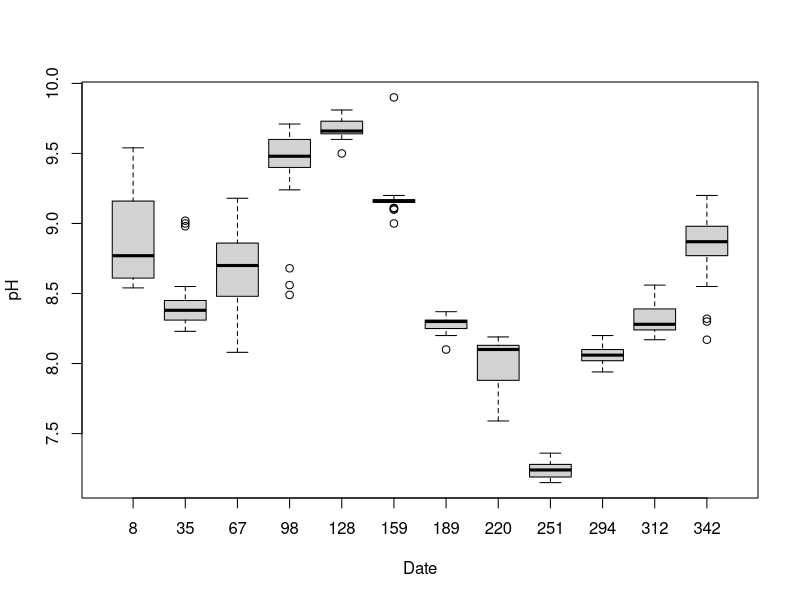
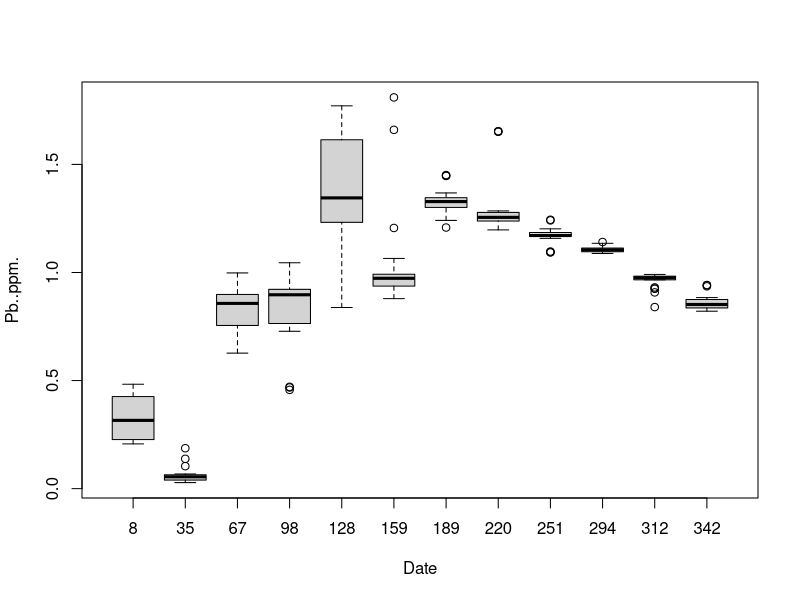
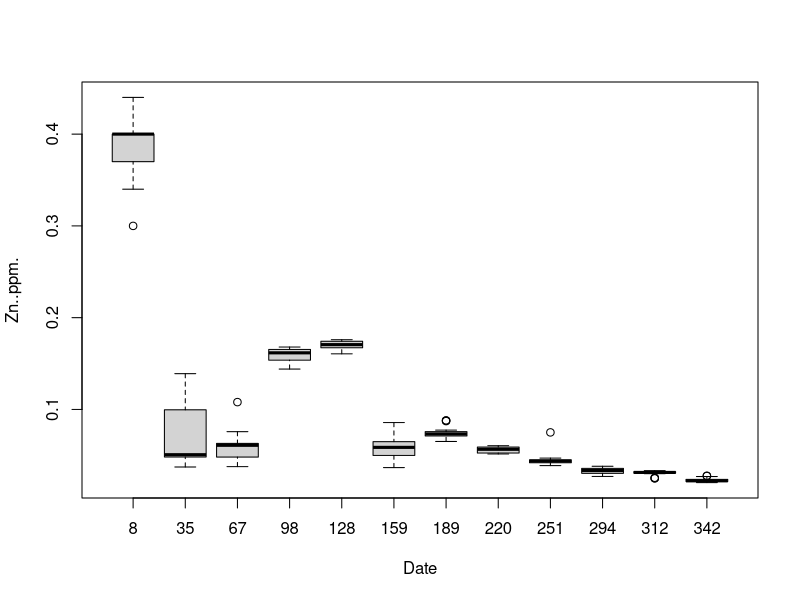
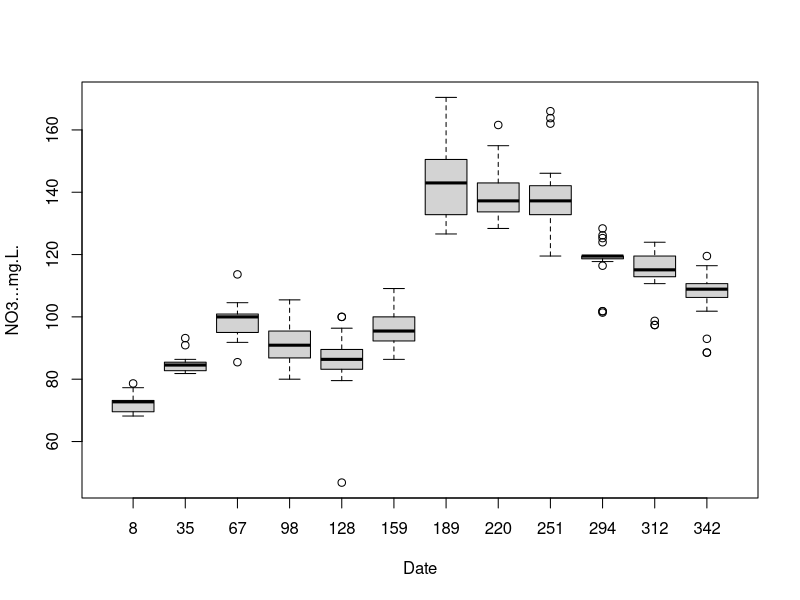

Recreate these plots in R, in order. (Note: this script raises an error after producing the figures.)
## ---- chunk 1
X<-read.table("PhysicochimieJanvDec2017aVerifier.csv", header = TRUE, sep = ";")
Y<-read.table("PhysicochimieJanvDec2017.csv", header = TRUE, sep = ";")
## ---- chunk 2
for (i in 3:6)
{
boxplot(X[,i]~X$Date, xlab= "Date", asp= 1.5, ylab= variable.names(X)[i])
}
## ---- chunk 3
library(plotrix)

X$rep<-paste(as.factor(X$Site), as.factor(X$Date))
# I create a variable to work on the repetition of measurements

# I create also the new database Z to have means and standard error according to spot and date
Site<-rep(1:7, each = 12)
Date<-rep(c(128,159,189,220,251,294,312,342,35,67,8,98), 7)
Z<-cbind(Site,Date)
CN<-colnames(Z)

for (i in 3:6)
{
M<-tapply(X[,i], X$rep, mean, na.rm=TRUE)
S<-tapply(X[,i], X$rep, std.error, na.rm=TRUE)
Z<-cbind(Z, M, S)
CN<-c(CN, paste(variable.names(X)[i],"Mean"),paste(variable.names(X)[i],"Se"))
}

colnames(Z)<-CN

write.table(Z, row.names=FALSE, "Physicochimical.txt", sep=";")
# Exporte table to work on it later
## ---- chunk 4
library(lattice)
Z<-read.table("Physicochimical.txt", header = TRUE, sep = ";")

for (i in c(4,6,8,10))
{
p<-xyplot(Z[,i] ~ Z$Date, groups=Z$Site, ylab= variable.names(Z)[i], xlab="Date", auto.key=list(columns=4))
print(p)
}
## ---- chunk 5
Y$rep<-paste(as.factor(Y$Site), as.factor(Y$Date))

# The repeatability of the pH for exemple
mod<-lm(Y[,4]~Y$rep)
anova(mod)
